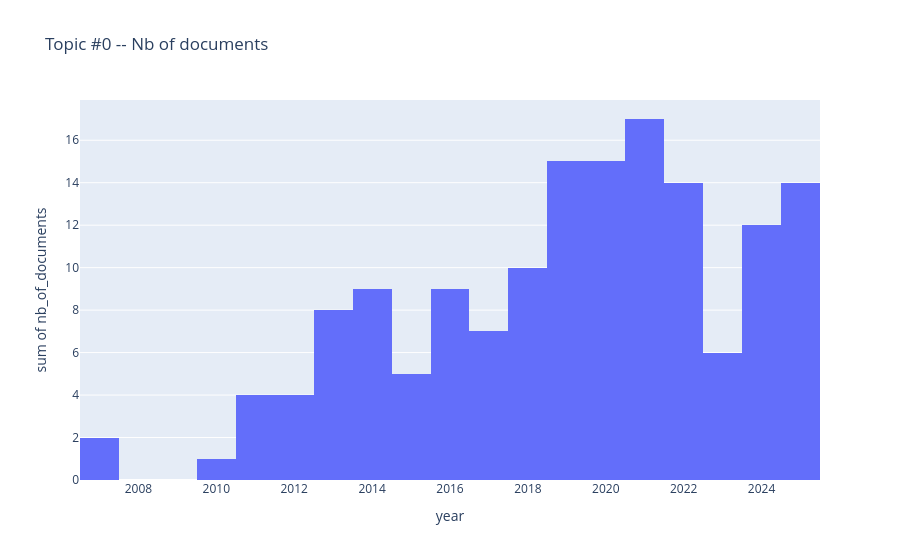
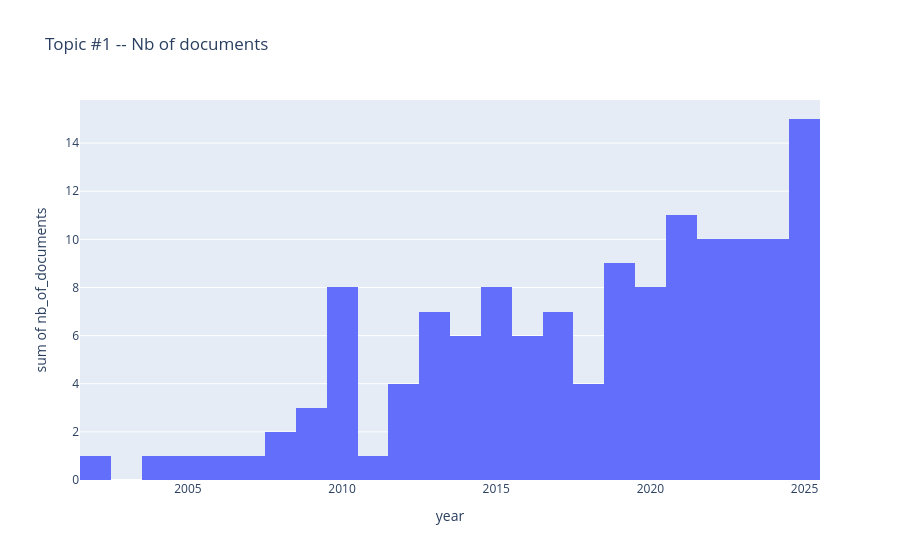
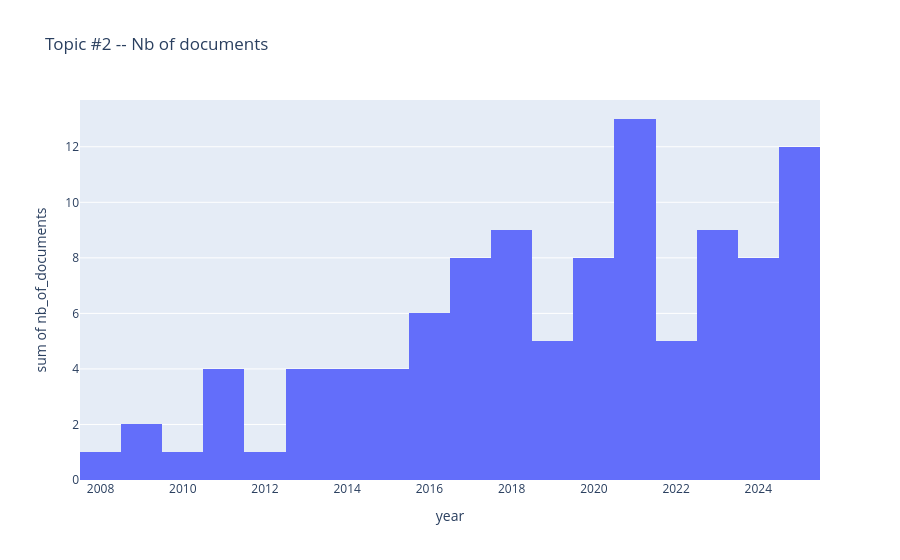
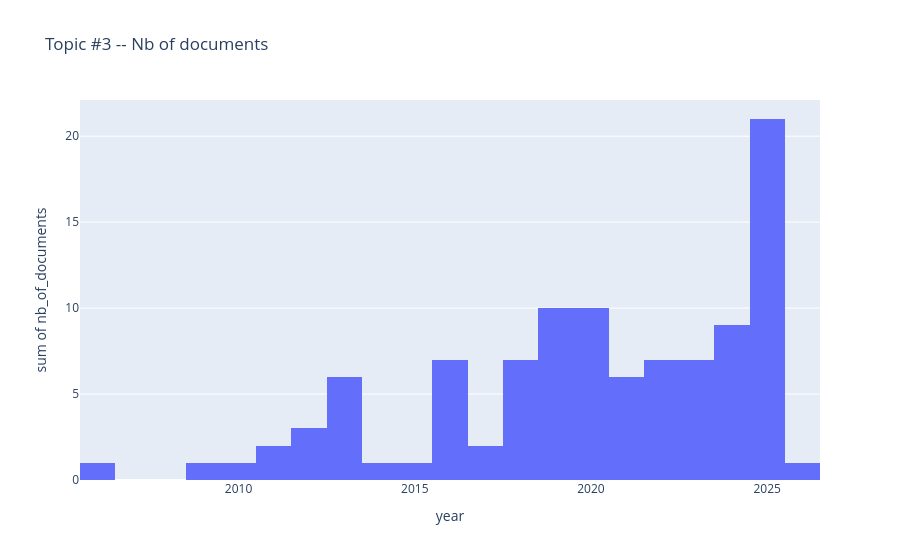

Source (notebook cell) for these figures, in order:
### Markdown cell above
# Nb of articles per topic over time

### Code cell
import numpy as np
import pandas as pd
import plotly.express as px
from plotly.subplots import make_subplots

hdbscan_cluster_method = "leaf"
doc_type = "articles"

topic_size = 32
min_samples = 2
neighbors = 10
components = 15

year_aggregate = 2  # Aggregate histograms by {year_aggregate} years

input_dir = f"./SPECTER_2/INCLUDED/{doc_type.upper()}/neighbors={neighbors}_components={components}/{hdbscan_cluster_method.upper()}"
bertopic_results = pd.read_csv(input_dir + f"/bertopic_results_topic_size={topic_size}_min_samples={min_samples}.csv", index_col=0)
bertopic_results["nb_of_documents"] = 1
nb_of_topics = bertopic_results["Topic"].max() + 1
topic = dict()

fig = make_subplots(rows=nb_of_topics, cols=1)

for topic_nb in range(nb_of_topics):
    topic[topic_nb] = bertopic_results.loc[bertopic_results["Topic"] == topic_nb, :]
    nbins = int(topic[topic_nb]["year"].max() - topic[topic_nb]["year"].min() + 1)
    #fig.add_histogram(px.histogram(topic[topic_nb], x="year", y="Topic"), row=topic_nb, col=1)
    fig = px.histogram(topic[topic_nb], x="year", y="nb_of_documents",
                       title=f"Topic #{topic_nb} -- Nb of documents",
                       nbins=nbins)
    fig.show()

### Figure 1 — Plotly figure (JSON) as saved in the notebook; plotly's stock layout.template omitted (floating-point values rounded to 4 significant figures; data arrays with more than 128 entries replaced by an {"elided": "..."} marker saying what was removed)
{"data": [{"bingroup": "x", "histfunc": "sum", "hovertemplate": "year=%{x}<br>sum of nb_of_documents=%{y}<extra></extra>", "legendgroup": "", "marker": {"color": "#636efa", "pattern": {"shape": ""}}, "name": "", "nbinsx": 19, "orientation": "v", "showlegend": false, "type": "histogram", "x": {"elided": "152 float values"}, "xaxis": "x", "y": {"elided": "152 int values"}, "yaxis": "y"}], "layout": {"barmode": "relative", "legend": {"tracegroupgap": 0}, "title": {"text": "Topic #0 -- Nb of documents"}, "xaxis": {"anchor": "y", "domain": [0, 1], "title": {"text": "year"}}, "yaxis": {"anchor": "x", "domain": [0, 1], "title": {"text": "sum of nb_of_documents"}}}}

### Figure 2 — Plotly figure (JSON) as saved in the notebook; plotly's stock layout.template omitted (floating-point values rounded to 4 significant figures; data arrays with more than 128 entries replaced by an {"elided": "..."} marker saying what was removed)
{"data": [{"bingroup": "x", "histfunc": "sum", "hovertemplate": "year=%{x}<br>sum of nb_of_documents=%{y}<extra></extra>", "legendgroup": "", "marker": {"color": "#636efa", "pattern": {"shape": ""}}, "name": "", "nbinsx": 24, "orientation": "v", "showlegend": false, "type": "histogram", "x": {"elided": "134 float values"}, "xaxis": "x", "y": {"elided": "134 int values"}, "yaxis": "y"}], "layout": {"barmode": "relative", "legend": {"tracegroupgap": 0}, "title": {"text": "Topic #1 -- Nb of documents"}, "xaxis": {"anchor": "y", "domain": [0, 1], "title": {"text": "year"}}, "yaxis": {"anchor": "x", "domain": [0, 1], "title": {"text": "sum of nb_of_documents"}}}}

### Figure 3 — Plotly figure (JSON) as saved in the notebook; plotly's stock layout.template omitted (floating-point values rounded to 4 significant figures)
{"data": [{"bingroup": "x", "histfunc": "sum", "hovertemplate": "year=%{x}<br>sum of nb_of_documents=%{y}<extra></extra>", "legendgroup": "", "marker": {"color": "#636efa", "pattern": {"shape": ""}}, "name": "", "nbinsx": 18, "orientation": "v", "showlegend": false, "type": "histogram", "x": [2019.0, 2021.0, 2018.0, 2021.0, 2020.0, 2020.0, 2025.0, 2022.0, 2023.0, 2020.0, 2016.0, 2016.0, 2023.0, 2024.0, 2019.0, 2025.0, 2024.0, 2021.0, 2018.0, 2017.0, 2024.0, 2025.0, 2019.0, 2021.0, 2024.0, 2023.0, 2022.0, 2021.0, 2021.0, 2011.0, 2025.0, 2025.0, 2014.0, 2023.0, 2025.0, 2018.0, 2022.0, 2014.0, 2015.0, 2016.0, 2014.0, 2018.0, 2018.0, 2018.0, 2023.0, 2021.0, 2024.0, 2023.0, 2020.0, 2009.0, 2019.0, 2013.0, 2023.0, 2011.0, 2021.0, 2021.0, 2020.0, 2017.0, 2017.0, 2015.0, 2011.0, 2021.0, 2022.0, 2017.0, 2023.0, 2015.0, 2009.0, 2018.0, 2021.0, 2024.0, 2020.0, 2025.0, 2024.0, 2018.0, 2024.0, 2019.0, 2022.0, 2011.0, 2013.0, 2025.0, 2016.0, 2017.0, 2020.0, 2021.0, 2017.0, 2010.0, 2015.0, 2025.0, 2008.0, 2017.0, 2012.0, 2013.0, 2016.0, 2018.0, 2013.0, 2021.0, 2014.0, 2023.0, 2025.0, 2025.0, 2020.0, 2016.0, 2025.0, 2017.0], "xaxis": "x", "y": [1, 1, 1, 1, 1, 1, 1, 1, 1, 1, 1, 1, 1, 1, 1, 1, 1, 1, 1, 1, 1, 1, 1, 1, 1, 1, 1, 1, 1, 1, 1, 1, 1, 1, 1, 1, 1, 1, 1, 1, 1, 1, 1, 1, 1, 1, 1, 1, 1, 1, 1, 1, 1, 1, 1, 1, 1, 1, 1, 1, 1, 1, 1, 1, 1, 1, 1, 1, 1, 1, 1, 1, 1, 1, 1, 1, 1, 1, 1, 1, 1, 1, 1, 1, 1, 1, 1, 1, 1, 1, 1, 1, 1, 1, 1, 1, 1, 1, 1, 1, 1, 1, 1, 1], "yaxis": "y"}], "layout": {"barmode": "relative", "legend": {"tracegroupgap": 0}, "title": {"text": "Topic #2 -- Nb of documents"}, "xaxis": {"anchor": "y", "domain": [0, 1], "title": {"text": "year"}}, "yaxis": {"anchor": "x", "domain": [0, 1], "title": {"text": "sum of nb_of_documents"}}}}

### Figure 4 — Plotly figure (JSON) as saved in the notebook; plotly's stock layout.template omitted (floating-point values rounded to 4 significant figures)
{"data": [{"bingroup": "x", "histfunc": "sum", "hovertemplate": "year=%{x}<br>sum of nb_of_documents=%{y}<extra></extra>", "legendgroup": "", "marker": {"color": "#636efa", "pattern": {"shape": ""}}, "name": "", "nbinsx": 21, "orientation": "v", "showlegend": false, "type": "histogram", "x": [2018.0, 2016.0, 2019.0, 2019.0, 2017.0, 2024.0, 2024.0, 2016.0, 2024.0, 2020.0, 2020.0, 2013.0, 2018.0, 2022.0, 2025.0, 2013.0, 2025.0, 2020.0, 2022.0, 2021.0, 2021.0, 2025.0, 2022.0, 2025.0, 2022.0, 2025.0, 2024.0, 2023.0, 2010.0, 2018.0, 2019.0, 2015.0, 2025.0, 2023.0, 2021.0, 2013.0, 2019.0, 2019.0, 2019.0, 2006.0, 2023.0, 2020.0, 2023.0, 2025.0, 2025.0, 2023.0, 2025.0, 2020.0, 2024.0, 2019.0, 2025.0, 2016.0, 2025.0, 2022.0, 2013.0, 2009.0, 2021.0, 2018.0, 2025.0, 2018.0, 2019.0, 2020.0, 2026.0, 2020.0, 2025.0, 2018.0, 2019.0, 2025.0, 2025.0, 2022.0, 2024.0, 2017.0, 2024.0, 2020.0, 2024.0, 2025.0, 2022.0, 2018.0, 2024.0, 2023.0, 2020.0, 2014.0, 2013.0, 2016.0, 2012.0, 2011.0, 2013.0, 2016.0, 2025.0, 2023.0, 2011.0, 2012.0, 2025.0, 2016.0, 2025.0, 2021.0, 2021.0, 2019.0, 2020.0, 2025.0, 2016.0, 2012.0, 2025.0], "xaxis": "x", "y": [1, 1, 1, 1, 1, 1, 1, 1, 1, 1, 1, 1, 1, 1, 1, 1, 1, 1, 1, 1, 1, 1, 1, 1, 1, 1, 1, 1, 1, 1, 1, 1, 1, 1, 1, 1, 1, 1, 1, 1, 1, 1, 1, 1, 1, 1, 1, 1, 1, 1, 1, 1, 1, 1, 1, 1, 1, 1, 1, 1, 1, 1, 1, 1, 1, 1, 1, 1, 1, 1, 1, 1, 1, 1, 1, 1, 1, 1, 1, 1, 1, 1, 1, 1, 1, 1, 1, 1, 1, 1, 1, 1, 1, 1, 1, 1, 1, 1, 1, 1, 1, 1, 1], "yaxis": "y"}], "layout": {"barmode": "relative", "legend": {"tracegroupgap": 0}, "title": {"text": "Topic #3 -- Nb of documents"}, "xaxis": {"anchor": "y", "domain": [0, 1], "title": {"text": "year"}}, "yaxis": {"anchor": "x", "domain": [0, 1], "title": {"text": "sum of nb_of_documents"}}}}
